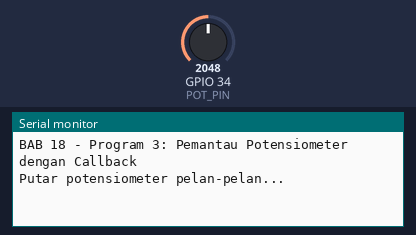
A sketch run on a simulated ESP32. On the bench: the last lines printed to the serial monitor. Inputs (shaded band) come from the test bench; at power-on: GPIO 34 (POT_PIN) = 2048.

Above: at 1.2 s.
1.3 s: GPIO 34 (POT_PIN) set to 2866
At 1.6 s:
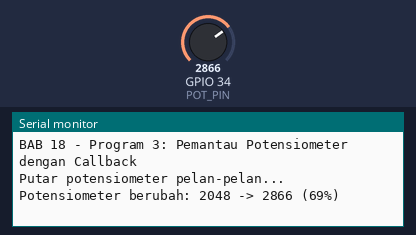
2.8 s: GPIO 34 (POT_PIN) set to 3603
At 4.0 s:
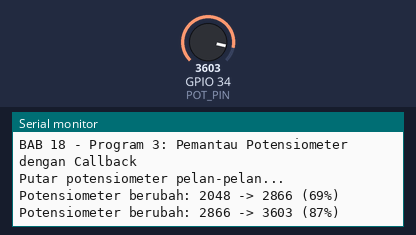

The sketch:

p3_pemantau_potensiometer.ino
```cpp
/*
 * BAB 18 - Program 3: Callback dengan Data — Pemantau Potensiometer
 * PemantauSensor membaca ADC setiap 100 ms dan memanggil callback
 * hanya saat nilainya berubah minimal sebesar "ambang".
 *
 * Rangkaian: Potensiometer (VR10K, pin kuning ke-5) → IO34
 */

#define POT_PIN 34

// Tipe callback yang menerima dua data: nilai lama dan nilai baru
typedef void (*CallbackSensor)(int nilaiLama, int nilaiBaru);

struct PemantauSensor {
  int pin = -1;
  int ambang = 50;               // perubahan minimum agar dianggap "berubah"
  unsigned long interval = 100;  // jeda antarpembacaan (ms)
  CallbackSensor saatBerubah = nullptr;

  int nilaiTerakhir = 0;         // nilai saat callback terakhir dipanggil
  unsigned long waktuBaca = 0;

  void begin(int nomorPin, int ambangPerubahan, unsigned long intervalMs) {
    pin = nomorPin;
    ambang = ambangPerubahan;
    interval = intervalMs;
    nilaiTerakhir = analogRead(pin);  // nilai awal sebagai pembanding
    waktuBaca = millis();
  }

  // Panggil sesering mungkin di loop()
  void update() {
    if (millis() - waktuBaca < interval) return;  // belum waktunya membaca
    waktuBaca = millis();

    int nilai = analogRead(pin);  // 0–4095
    if (abs(nilai - nilaiTerakhir) >= ambang) {
      int lama = nilaiTerakhir;
      nilaiTerakhir = nilai;      // simpan dulu, baru beri tahu
      if (saatBerubah != nullptr) saatBerubah(lama, nilai);  // kirim data ke callback
    }
  }
};

// Callback: menerima data dari PemantauSensor lewat parameternya
void tampilkanPerubahan(int lama, int baru) {
  int persen = map(baru, 0, 4095, 0, 100);
  Serial.print("Potensiometer berubah: ");
  Serial.print(lama);
  Serial.print(" -> ");
  Serial.print(baru);
  Serial.print(" (");
  Serial.print(persen);
  Serial.println("%)");
}

PemantauSensor pemantauPot;

void setup() {
  Serial.begin(115200);

  pemantauPot.begin(POT_PIN, 50, 100);  // ambang 50, baca setiap 100 ms
  pemantauPot.saatBerubah = tampilkanPerubahan;

  Serial.println("BAB 18 - Program 3: Pemantau Potensiometer dengan Callback");
  Serial.println("Putar potensiometer pelan-pelan...");
}

void loop() {
  pemantauPot.update();
}
```

Measured:
- after the input at 1.3 s, the serial monitor: prints a new line at once (image 1)
- after the input at 2.8 s, the serial monitor: prints a new line at once (image 2)
